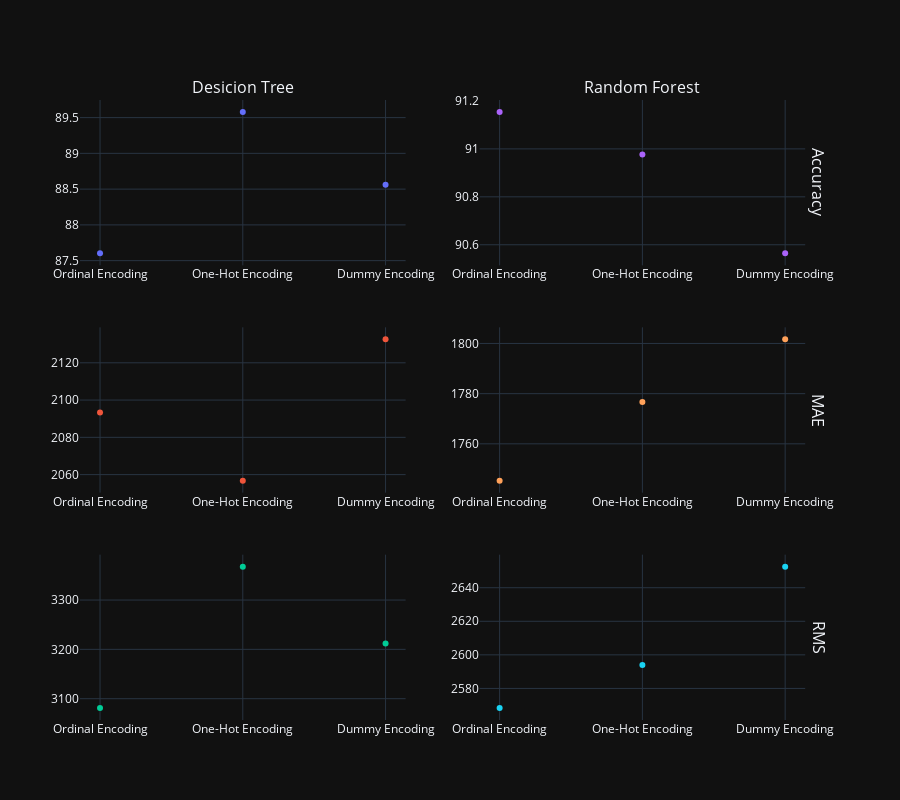

Notebook code for this chart:
### Code cell
fig = make_subplots(
    rows=3, cols=2,
    row_titles=('Accuracy', 'MAE', 'RMS'),
    column_titles = ('Desicion Tree', 'Random Forest')
)

for col, (regressors, scores) in enumerate(score_dict.items()):
    for row, (enc, val) in enumerate(scores.items()):
        x = list(val.keys())
        fig.add_trace(
            go.Scatter(x=x, y=list(val.values()), mode='markers'),
            row=row+1, col=col+1
        )

fig.update_layout(
    template="plotly_dark",
    showlegend=False,
    height=800
)

### Figure 1 — Plotly figure (JSON) as saved in the notebook; plotly's stock layout.template omitted (floating-point values rounded to 4 significant figures)
{"data": [{"mode": "markers", "type": "scatter", "x": ["Ordinal Encoding", "One-Hot Encoding", "Dummy Encoding"], "xaxis": "x", "y": [87.6, 89.58, 88.56], "yaxis": "y"}, {"mode": "markers", "type": "scatter", "x": ["Ordinal Encoding", "One-Hot Encoding", "Dummy Encoding"], "xaxis": "x3", "y": [2093.0, 2057.0, 2133.0], "yaxis": "y3"}, {"mode": "markers", "type": "scatter", "x": ["Ordinal Encoding", "One-Hot Encoding", "Dummy Encoding"], "xaxis": "x5", "y": [3081.0, 3368.0, 3212.0], "yaxis": "y5"}, {"mode": "markers", "type": "scatter", "x": ["Ordinal Encoding", "One-Hot Encoding", "Dummy Encoding"], "xaxis": "x2", "y": [91.15, 90.98, 90.56], "yaxis": "y2"}, {"mode": "markers", "type": "scatter", "x": ["Ordinal Encoding", "One-Hot Encoding", "Dummy Encoding"], "xaxis": "x4", "y": [1745.0, 1777.0, 1802.0], "yaxis": "y4"}, {"mode": "markers", "type": "scatter", "x": ["Ordinal Encoding", "One-Hot Encoding", "Dummy Encoding"], "xaxis": "x6", "y": [2568.0, 2594.0, 2653.0], "yaxis": "y6"}], "layout": {"annotations": [{"font": {"size": 16}, "showarrow": false, "text": "Desicion Tree", "x": 0.22, "xanchor": "center", "xref": "paper", "y": 1, "yanchor": "bottom", "yref": "paper"}, {"font": {"size": 16}, "showarrow": false, "text": "Random Forest", "x": 0.76, "xanchor": "center", "xref": "paper", "y": 1, "yanchor": "bottom", "yref": "paper"}, {"font": {"size": 16}, "showarrow": false, "text": "Accuracy", "textangle": 90, "x": 0.98, "xanchor": "left", "xref": "paper", "y": 0.8667, "yanchor": "middle", "yref": "paper"}, {"font": {"size": 16}, "showarrow": false, "text": "MAE", "textangle": 90, "x": 0.98, "xanchor": "left", "xref": "paper", "y": 0.5, "yanchor": "middle", "yref": "paper"}, {"font": {"size": 16}, "showarrow": false, "text": "RMS", "textangle": 90, "x": 0.98, "xanchor": "left", "xref": "paper", "y": 0.1333, "yanchor": "middle", "yref": "paper"}], "height": 800, "showlegend": false, "xaxis": {"anchor": "y", "domain": [0, 0.44]}, "xaxis2": {"anchor": "y2", "domain": [0.54, 0.98]}, "xaxis3": {"anchor": "y3", "domain": [0, 0.44]}, "xaxis4": {"anchor": "y4", "domain": [0.54, 0.98]}, "xaxis5": {"anchor": "y5", "domain": [0, 0.44]}, "xaxis6": {"anchor": "y6", "domain": [0.54, 0.98]}, "yaxis": {"anchor": "x", "domain": [0.7333, 1]}, "yaxis2": {"anchor": "x2", "domain": [0.7333, 1]}, "yaxis3": {"anchor": "x3", "domain": [0.3667, 0.6333]}, "yaxis4": {"anchor": "x4", "domain": [0.3667, 0.6333]}, "yaxis5": {"anchor": "x5", "domain": [0, 0.2667]}, "yaxis6": {"anchor": "x6", "domain": [0, 0.2667]}}}
